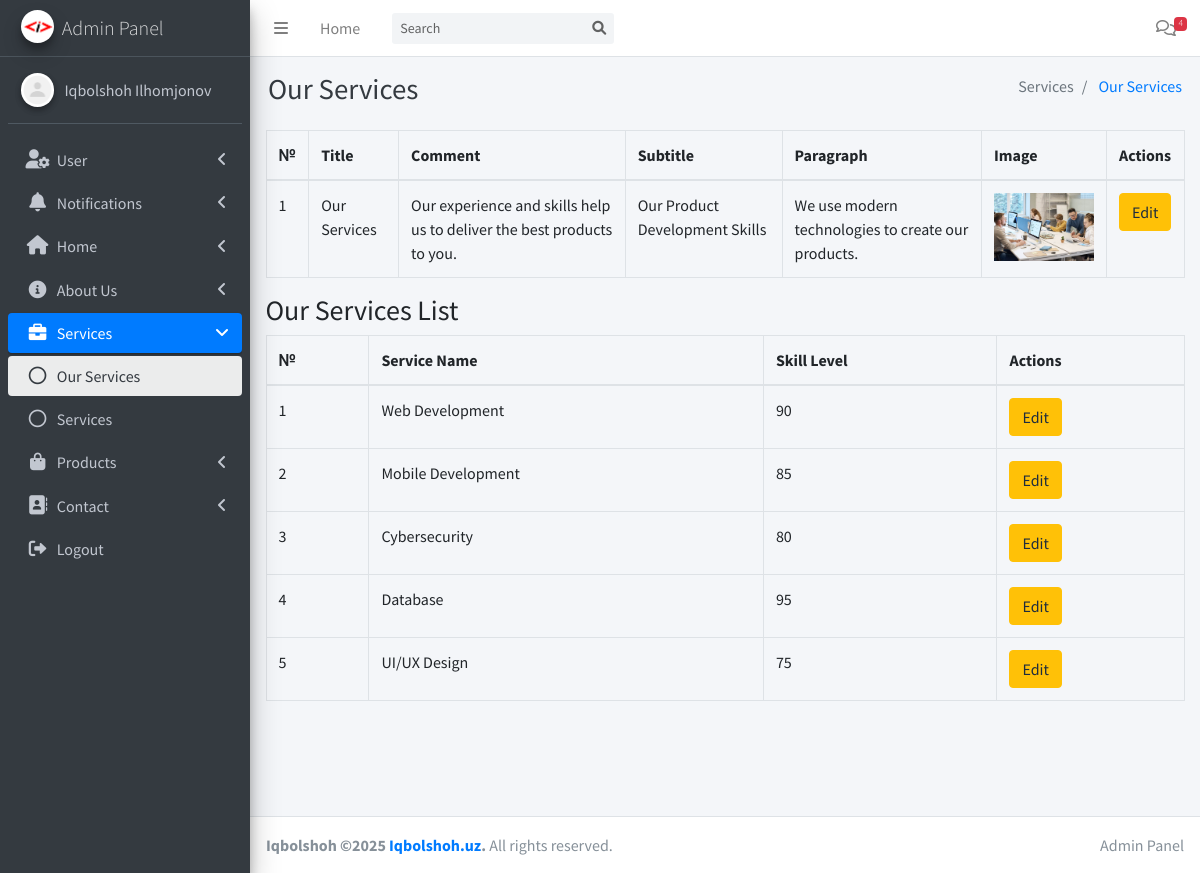
Page /admin/ourServices.php (signed in) on the committed database.
### tables this page shows
CREATE TABLE bioServices (
    id INT AUTO_INCREMENT PRIMARY KEY,
    h2 VARCHAR(255) NOT NULL,
    p1 TEXT NOT NULL,
    image VARCHAR(255),
    h3 TEXT NOT NULL,
    p2 TEXT NOT NULL
);

CREATE TABLE ourServices (
    id INT AUTO_INCREMENT PRIMARY KEY,
    service_name VARCHAR(255) NOT NULL,
    skill_level INT NOT NULL
);

### config.php (called while the page is built, shortened)
<?php
class Database
{
    private $conn;
    public function __construct()
    {
        $servername = "localhost";
        $username = "root";
        $password = "";
        $dbname = "business_website";
        $this->conn = new mysqli($servername, $username, $password, $dbname);
    }
    public function executeQuery($sql)
    {
        $result = $this->conn->query($sql);
        return $result;
    }
    public function select($table, $columns = "*", $condition = "")
    {
        $sql = "SELECT $columns FROM $table $condition";
        return $this->executeQuery($sql)->fetch_all(MYSQLI_ASSOC);
    }
}

### admin/check.php (called while the page is built, shortened)
<?php
include '../config.php';
$query = new Database();

### admin/ourServices.php (the view, shortened to what this page needs)
<?php
include 'check.php';
$old_image_path = "../assets/img/" . $query->select("bioServices", "*")[0]['image'];
?>
<!DOCTYPE html>
<html lang="en">
<head>
    <?php include 'includes/css.php'; ?>
</head>
<body class="hold-transition sidebar-mini">
    <div class="wrapper">
        <?php include 'includes/header.php' ?>
        <div class="content-wrapper">
            <section class="content">
                <div class="container-fluid">
                    <div class="row">
                        <div class="col-12">
                            <table class="table table-bordered">
                                <thead>
                                    <tr>
                                        <th>№</th>
                                        <th>Title</th>
                                        <th>Comment</th>
                                        <th>Subtitle</th>
                                        <th>Paragraph</th>
                                        <th>Image</th>
                                        <th>Actions</th>
                                    </tr>
                                </thead>
                                <tbody>
                                    <?php
                                    $bioServices = $query->select('bioServices');
                                    foreach ($bioServices as $service) {
                                        echo "<tr>";
                                        echo "<td>{$service['id']}</td>";
                                        echo "<td>{$service['h2']}</td>";
                                        echo "<td>{$service['p1']}</td>";
                                        echo "<td>{$service['h3']}</td>";
                                        echo "<td>{$service['p2']}</td>";
                                        echo "<td><img src='../assets/img/{$service['image']}' alt='{$service['h2']}' style='width: 100px; height: auto;'></td>";
                                        ?>
                                        <td>
                                            <button class="btn btn-warning edit-service"
                                                data-id="<?php echo $service['id']; ?>"
                                                data-h2="<?php echo htmlspecialchars($service['h2'], ENT_QUOTES); ?>"
                                                data-p1="<?php echo htmlspecialchars($service['p1'], ENT_QUOTES); ?>"
                                                data-h3="<?php echo htmlspecialchars($service['h3'], ENT_QUOTES); ?>"
                                                data-p2="<?php echo htmlspecialchars($service['p2'], ENT_QUOTES); ?>"
                                                data-image="<?php echo htmlspecialchars($service['image'], ENT_QUOTES); ?>">
                                                Edit
                                            </button>
                                        </td>
                                        <?php
                                    }
                                    ?>
                                </tbody>
                            </table>
                            <h3>Our Services List</h3>
                            <table class="table table-bordered">
                                <thead>
                                    <tr>
                                        <th>№</th>
                                        <th>Service Name</th>
                                        <th>Skill Level</th>
                                        <th>Actions</th>
                                    </tr>
                                </thead>
                                <tbody>
                                    <?php
                                    $ourServices = $query->select('ourServices');
                                    foreach ($ourServices as $service) {
                                        echo "<tr>";
                                        echo "<td>{$service['id']}</td>";
                                        echo "<td>{$service['service_name']}</td>";
                                        echo "<td>{$service['skill_level']}</td>";
                                        echo "<td>
                                            <button class='btn btn-warning edit-our-service' ourServices-id='{$service['id']}' serviceName='{$service['service_name']}' skillLevel='{$service['skill_level']}'>Edit</button>
                                        </td>";
                                        echo "</tr>";
                                    }
                                    ?>
                                </tbody>
                            </table>
                        </div>
                    </div>
                </div>
            </section>
        </div>
        <?php include 'includes/footer.php'; ?>
    </div>
</body>
</html>

### rows in the picture
bioservices: id "1", h2 "Our Services", p1 "Our experience and skills help us to deliver the best products to you.", h3 "Our Product Development Skills", p2 "We use modern technologies to create our products.", image (picture)
ourservices: id "1", service_name "Web Development", skill_level "90"
ourservices: id "2", service_name "Mobile Development", skill_level "85"
ourservices: id "3", service_name "Cybersecurity", skill_level "80"
ourservices: id "4", service_name "Database", skill_level "95"
ourservices: id "5", service_name "UI/UX Design", skill_level "75"

### other values in the picture
$message_count "4"
$pageTitle "Our Services"
$item['title'] "Services"
$item['title'] "Our Services"
$menuItem['menuTitle'] "User"
$menuItem['menuTitle'] "Notifications"
$menuItem['menuTitle'] "Home"
$menuItem['menuTitle'] "About Us"
$menuItem['menuTitle'] "Services"
$page['title'] "Our Services"
$page['title'] "Services"
$menuItem['menuTitle'] "Products"
$menuItem['menuTitle'] "Contact"
